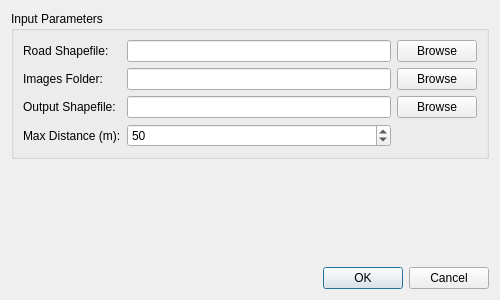
<?xml version="1.0" encoding="UTF-8"?>
<ui version="4.0">
 <class>RoadImageLinkerDialogBase</class>
 <widget class="QDialog" name="RoadImageLinkerDialogBase">
  <property name="geometry">
   <rect>
    <x>0</x>
    <y>0</y>
    <width>500</width>
    <height>300</height>
   </rect>
  </property>
  <property name="windowTitle">
   <string>Road Image Linker</string>
  </property>
  <layout class="QVBoxLayout" name="verticalLayout">
   <item>
    <widget class="QGroupBox" name="groupBox">
     <property name="title">
      <string>Input Parameters</string>
     </property>
     <layout class="QGridLayout" name="gridLayout">
      <item row="0" column="0">
       <widget class="QLabel" name="label">
        <property name="text">
         <string>Road Shapefile:</string>
        </property>
       </widget>
      </item>
      <item row="0" column="1">
       <widget class="QLineEdit" name="line_shapefile"/>
      </item>
      <item row="0" column="2">
       <widget class="QPushButton" name="btn_browse_shapefile">
        <property name="text">
         <string>Browse</string>
        </property>
       </widget>
      </item>
      <item row="1" column="0">
       <widget class="QLabel" name="label_2">
        <property name="text">
         <string>Images Folder:</string>
        </property>
       </widget>
      </item>
      <item row="1" column="1">
       <widget class="QLineEdit" name="line_images_folder"/>
      </item>
      <item row="1" column="2">
       <widget class="QPushButton" name="btn_browse_images">
        <property name="text">
         <string>Browse</string>
        </property>
       </widget>
      </item>
      <item row="2" column="0">
       <widget class="QLabel" name="label_3">
        <property name="text">
         <string>Output Shapefile:</string>
        </property>
       </widget>
      </item>
      <item row="2" column="1">
       <widget class="QLineEdit" name="line_output"/>
      </item>
      <item row="2" column="2">
       <widget class="QPushButton" name="btn_browse_output">
        <property name="text">
         <string>Browse</string>
        </property>
       </widget>
      </item>
      <item row="3" column="0">
       <widget class="QLabel" name="label_4">
        <property name="text">
         <string>Max Distance (m):</string>
        </property>
       </widget>
      </item>
      <item row="3" column="1">
       <widget class="QSpinBox" name="spin_max_distance">
        <property name="minimum">
         <number>1</number>
        </property>
        <property name="maximum">
         <number>1000</number>
        </property>
        <property name="value">
         <number>50</number>
        </property>
       </widget>
      </item>
     </layout>
    </widget>
   </item>
   <item>
    <spacer name="verticalSpacer">
     <property name="orientation">
      <enum>Qt::Vertical</enum>
     </property>
     <property name="sizeHint" stdset="0">
      <size>
       <width>20</width>
       <height>40</height>
      </size>
     </property>
    </spacer>
   </item>
   <item>
    <widget class="QDialogButtonBox" name="button_box">
     <property name="orientation">
      <enum>Qt::Horizontal</enum>
     </property>
     <property name="standardButtons">
      <set>QDialogButtonBox::Cancel|QDialogButtonBox::Ok</set>
     </property>
    </widget>
   </item>
  </layout>
 </widget>
 <resources/>
 <connections>
  <connection>
   <sender>button_box</sender>
   <signal>accepted()</signal>
   <receiver>RoadImageLinkerDialogBase</receiver>
   <slot>accept()</slot>
   <hints>
    <hint type="sourcelabel">
     <x>248</x>
     <y>254</y>
    </hint>
    <hint type="destinationlabel">
     <x>157</x>
     <y>274</y>
    </hint>
   </hints>
  </connection>
  <connection>
   <sender>button_box</sender>
   <signal>rejected()</signal>
   <receiver>RoadImageLinkerDialogBase</receiver>
   <slot>reject()</slot>
   <hints>
    <hint type="sourcelabel">
     <x>316</x>
     <y>260</y>
    </hint>
    <hint type="destinationlabel">
     <x>286</x>
     <y>274</y>
    </hint>
   </hints>
  </connection>
 </connections>
</ui>
